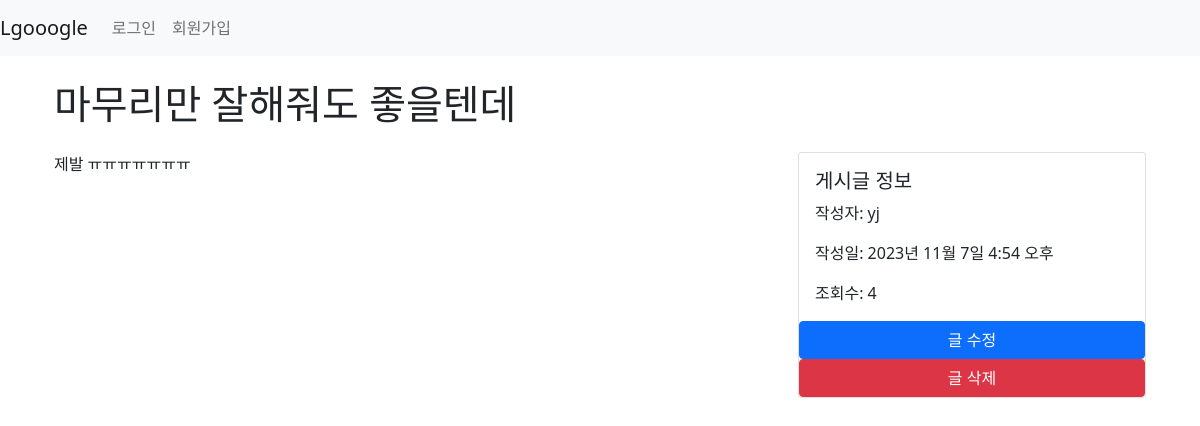
Screenshot of /post/12/ with the database file from the repository.
### blog/models.py (models this page shows, shortened)
class Post(models.Model):
    title = models.CharField(max_length=200)
    content = models.TextField()
    author = models.ForeignKey(User, on_delete=models.CASCADE)
    created_at = models.DateTimeField(auto_now_add=True)
    views = models.PositiveIntegerField(default=0)

### blog/views.py (the view)
# urls.py: path('post/<int:pk>/', PostDetailView.as_view(), name='post-detail'),
class PostDetailView(DetailView):
    model = Post
    template_name = 'blog/post-detail.html'
    context_object_name = 'post'
    def get_object(self, queryset=None):
        obj = super().get_object(queryset)
        obj.views += 1
        obj.save()
        return obj

### blog/templates/blog/post-detail.html
{% extends "./base.html" %}
{% block content %}
  <div class="container">
    <h1 class="my-4">{{ post.title }}</h1>
    <div class="row">
      <div class="col-md-8">
        <p>{{ post.content }}</p>
      </div>
      <div class="col-md-4">
        <div class="card">
          <div class="card-body">
            <h5 class="card-title">게시글 정보</h5>
            <p class="card-text">작성자: {{ post.author }}</p>
            <p class="card-text">작성일: {{ post.created_at }}</p>
            <p class="card-text">조회수: {{ post.views }}</p>
          </div>
          <a href="{% url 'post-update' post.id %}" class="btn btn-primary">글 수정</a>
          <a href="{% url 'post-delete' post.id %}" class="btn btn-danger">글 삭제</a>
        </div>
      </div>
    </div>
  </div>
{% endblock %}

### rows the page displays
Post: title "마무리만 잘해줘도 좋을텐데", content "제발 ㅠㅠㅠㅠㅠㅠㅠ", author "yj", created_at "2023년 11월 7일 4:54 오후", views "4"
